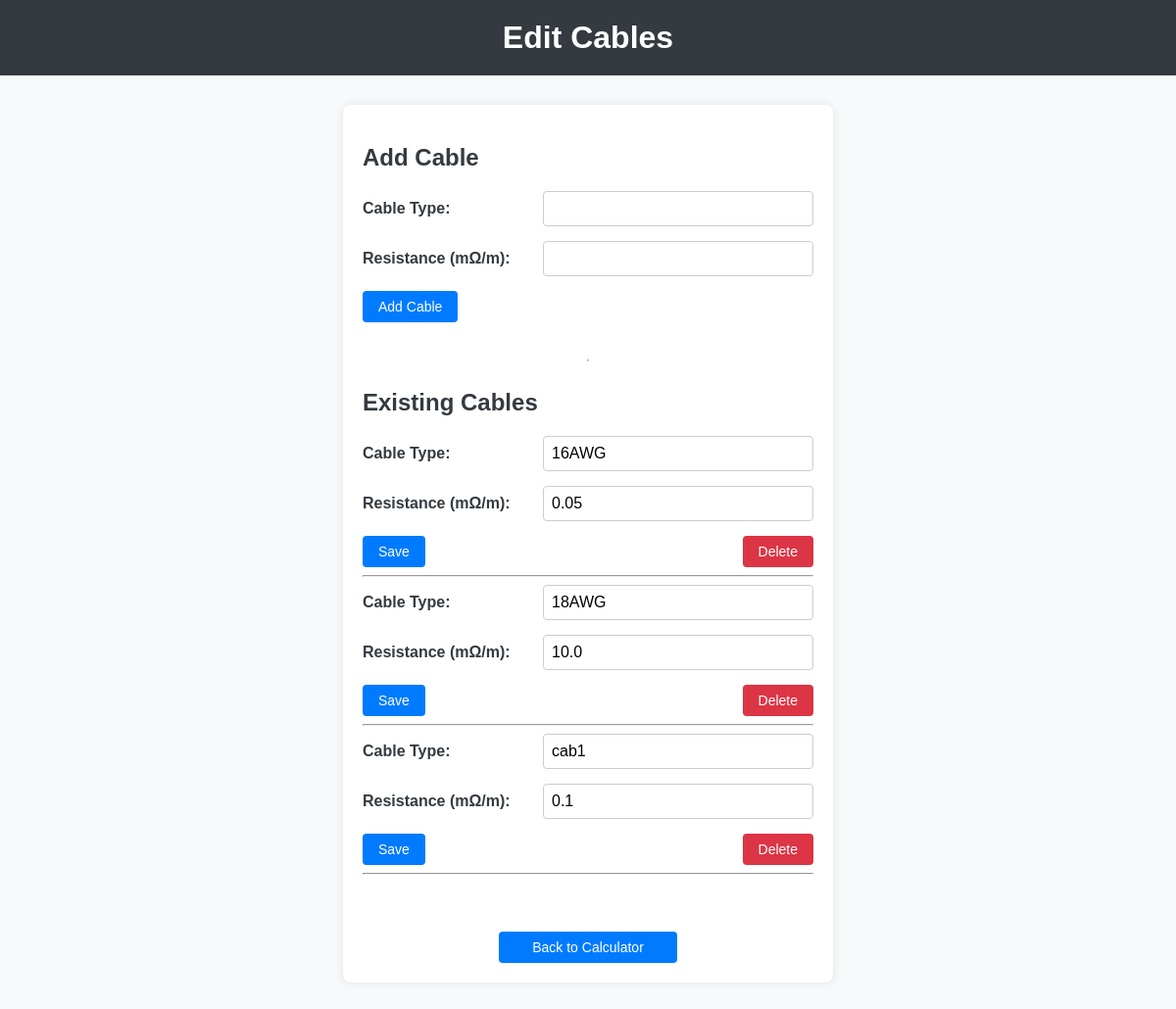
Before: /edit_cables with the older database file.
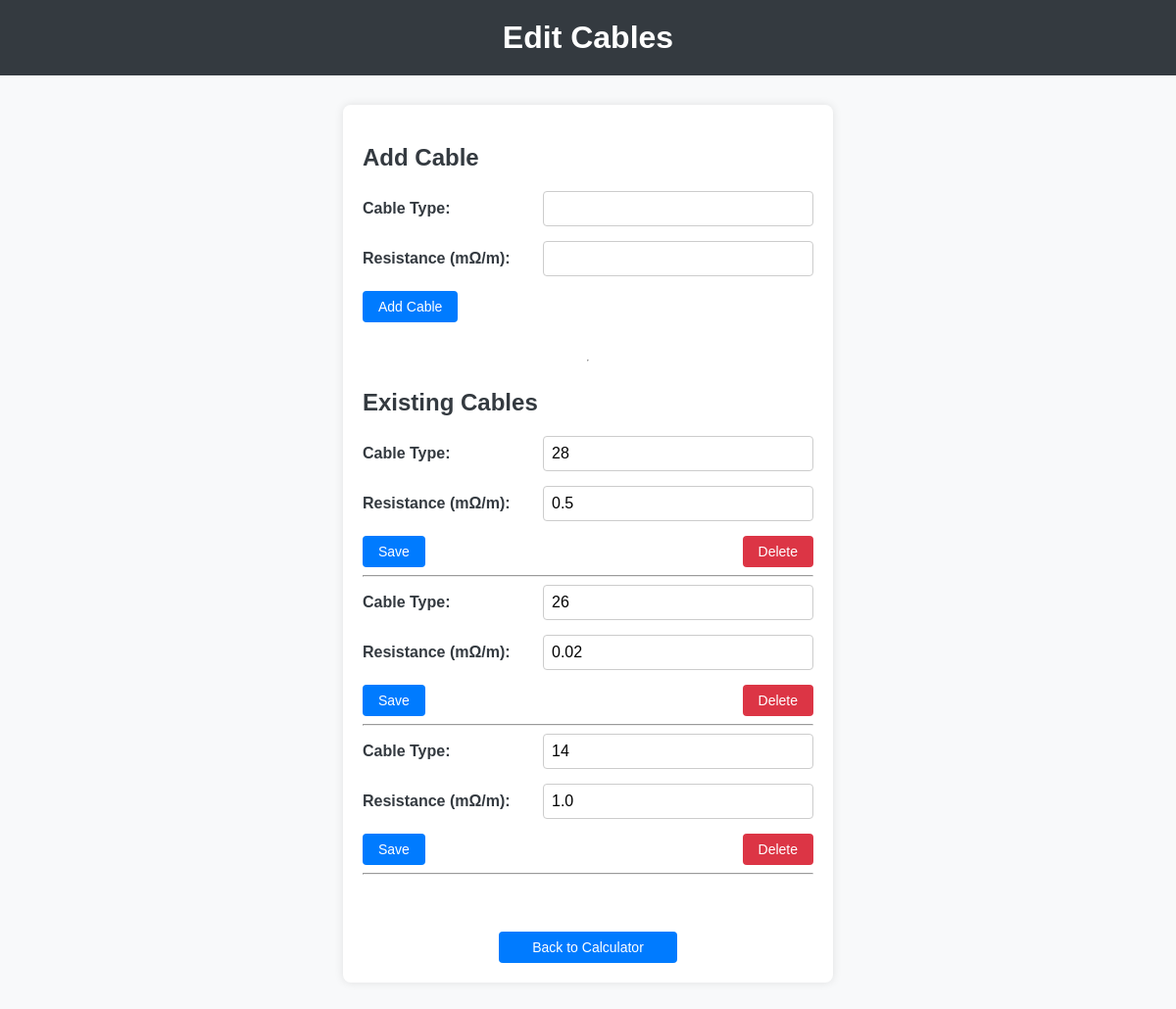
After: the same page with the newer database file.
### models.py (models this page shows)
class Cable(Base):
    __tablename__ = "cables"
    id = Column(Integer, primary_key=True, index=True)
    type = Column(String, unique=True, index=True)
    resistance = Column(Float)

### main.py (the view)
@app.get("/edit_cables", response_class=HTMLResponse)
async def edit_cables(request: Request, db: Session = Depends(get_db)):
    cables = db.query(Cable).all()
    return templates.TemplateResponse("edit_cables.html", {"request": request, "cables": cables})

### templates/edit_cables.html (shortened to what this page needs)
<!DOCTYPE html>
<html lang="en">
<head>
    <link rel="stylesheet" href="/static/styles.css">
</head>
<body>
    <header>
        <h1>Edit Cables</h1>
    </header>
    <main class="edit-cables-main">
        <section class="add-cable-section">
            <h2>Add Cable</h2>
            <form action="/add_cable" method="post" class="cable-form">
                <div class="form-row">
                    <label for="type">Cable Type:</label>
                    <input type="text" id="type" name="type" required>
                </div>
                <div class="form-row">
                    <label for="resistance">Resistance (mΩ/m):</label>
                    <input type="number" step="0.01" id="resistance" name="resistance" required>
                </div>
                <div class="form-group">
                    <button type="submit" class="btn btn-add">Add Cable</button>
                </div>
            </form>
        </section>
        <hr class="section-divider">
        <section class="existing-cables-section">
            <h2>Existing Cables</h2>
            <div class="cable-list">
                {% for cable in cables %}
                <form action="/edit_cable/{{ cable.id }}" method="post" class="cable-form">
                    <div class="form-row">
                        <label for="type">Cable Type:</label>
                        <input type="text" id="type" name="type" value="{{ cable.type }}" required>
                    </div>
                    <div class="form-row">
                        <label for="resistance">Resistance (mΩ/m):</label>
                        <input type="number" step="0.00001" id="resistance" name="resistance" value="{{ cable.resistance }}" required>
                    </div>
                    <div class="btn-group">
                        <button type="submit" class="btn btn-save">Save</button>
                        <button formaction="/delete_cable/{{ cable.id }}" formmethod="post" class="btn btn-delete">Delete</button>
                    </div>
                </form>
                <hr class="cable-divider">
                {% endfor %}
            </div>
        </section>
        <a href="/" class="btn btn-back">Back to Calculator</a>
    </main>
</body>
</html>

### static/styles.css (style rules this page uses)
body { font-family: Arial, sans-serif; background-color: #f8f9fa; margin: 0; padding: 0; display: flex; flex-direction: column; align-items: center; }
header { display: flex; align-items: center; justify-content: center; background-color: #343a40; color: white; width: 100%; padding: 20px 0; }
h1 { margin: 0; }
.form-row { display: flex; justify-content: space-between; align-items: center; margin-bottom: 15px; width: 100%; }
.form-row label { flex: 0 0 40%; font-weight: bold; color: #343a40; }
.form-row input, .form-row select { flex: 1; padding: 8px; font-size: 16px; border: 1px solid #ccc; border-radius: 4px; width: 100%; box-sizing: border-box; }
.btn-group, .form-group { display: flex; justify-content: space-between; width: 100%; }
.btn { padding: 8px 16px; font-size: 14px; cursor: pointer; border: none; color: white; border-radius: 4px; transition: background-color 0.3s ease; }
.btn-add, .btn-add-cable { background-color: #007bff; margin-right: 10px; }
.btn-back { background-color: #007bff; color: white; padding: 8px 16px; font-size: 14px; text-align: center; border-radius: 4px; transition: background-color 0.3s ease; cursor: pointer; border: none; display: block; text-decoration: none; text-align: center; width: 150px; margin-top: 20px; }
.btn-save { background-color: #007bff; }
.btn-delete { background-color: #dc3545; }
.edit-cables-main { display: flex; flex-direction: column; align-items: center; margin: 30px auto; width: 100%; max-width: 500px; padding: 20px; box-sizing: border-box; background-color: white; box-shadow: 0 0 10px rgba(0, 0, 0, 0.1); border-radius: 8px; }
.add-cable-section, .existing-cables-section { width: 100%; margin-bottom: 30px; }
.add-cable-section h2, .existing-cables-section h2 { margin-bottom: 20px; color: #343a40; }

Changed rows visible on the page:
removed Cable: type "cab1", resistance "0.1"
added Cable: type "28", resistance "0.5"
changed Cable (number 2 of 3 on the later page): type "16AWG" → "26"; resistance "0.05" → "0.02"
changed Cable (number 3 of 3 on the later page): type "18AWG" → "14"; resistance "10.0" → "1.0"
